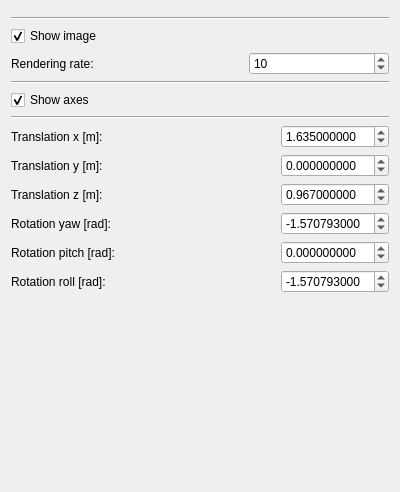
<?xml version="1.0" encoding="UTF-8"?>
<ui version="4.0">
 <class>CameraControl</class>
 <widget class="QWidget" name="CameraControl">
  <property name="geometry">
   <rect>
    <x>0</x>
    <y>0</y>
    <width>400</width>
    <height>492</height>
   </rect>
  </property>
  <property name="windowTitle">
   <string>Form</string>
  </property>
  <layout class="QVBoxLayout" name="verticalLayout">
   <item>
    <widget class="ColorChooser" name="colorChooser" native="true"/>
   </item>
   <item>
    <widget class="Line" name="line_3">
     <property name="orientation">
      <enum>Qt::Horizontal</enum>
     </property>
    </widget>
   </item>
   <item>
    <layout class="QGridLayout" name="showLayout">
     <item row="0" column="0">
      <widget class="QCheckBox" name="showImageCheckBox">
       <property name="text">
        <string>Show image</string>
       </property>
       <property name="checked">
        <bool>true</bool>
       </property>
      </widget>
     </item>
     <item row="0" column="2">
      <spacer name="horizontalSpacer">
       <property name="orientation">
        <enum>Qt::Horizontal</enum>
       </property>
       <property name="sizeHint" stdset="0">
        <size>
         <width>40</width>
         <height>20</height>
        </size>
       </property>
      </spacer>
     </item>
     <item row="1" column="0">
      <widget class="QLabel" name="ratelabel">
       <property name="text">
        <string>Rendering rate:</string>
       </property>
      </widget>
     </item>
     <item row="1" column="2">
      <widget class="QSpinBox" name="rateSpinBox">
       <property name="value">
        <number>10</number>
       </property>
      </widget>
     </item>
     <item row="1" column="1">
      <spacer name="horizontalSpacer_2">
       <property name="orientation">
        <enum>Qt::Horizontal</enum>
       </property>
       <property name="sizeHint" stdset="0">
        <size>
         <width>40</width>
         <height>20</height>
        </size>
       </property>
      </spacer>
     </item>
    </layout>
   </item>
   <item>
    <widget class="Line" name="line_5">
     <property name="orientation">
      <enum>Qt::Horizontal</enum>
     </property>
    </widget>
   </item>
   <item>
    <layout class="QGridLayout" name="showAxesLayout">
     <item row="0" column="0">
      <widget class="QCheckBox" name="showAxesCheckBox">
       <property name="text">
        <string>Show axes</string>
       </property>
       <property name="checked">
        <bool>true</bool>
       </property>
      </widget>
     </item>
    </layout>
   </item>
   <item>
    <widget class="Line" name="line_2">
     <property name="orientation">
      <enum>Qt::Horizontal</enum>
     </property>
    </widget>
   </item>
   <item>
    <layout class="QGridLayout" name="transformationLayout">
     <item row="0" column="0">
      <widget class="QLabel" name="txLabel">
       <property name="text">
        <string>Translation x [m]:</string>
       </property>
      </widget>
     </item>
     <item row="0" column="2">
      <widget class="QDoubleSpinBox" name="txSpinBox">
       <property name="decimals">
        <number>9</number>
       </property>
       <property name="minimum">
        <double>-10.000000000000000</double>
       </property>
       <property name="maximum">
        <double>10.000000000000000</double>
       </property>
       <property name="singleStep">
        <double>0.100000000000000</double>
       </property>
       <property name="value">
        <double>1.635000000000000</double>
       </property>
      </widget>
     </item>
     <item row="1" column="0">
      <widget class="QLabel" name="tyLabel">
       <property name="text">
        <string>Translation y [m]:</string>
       </property>
      </widget>
     </item>
     <item row="2" column="0">
      <widget class="QLabel" name="tzLabel">
       <property name="text">
        <string>Translation z [m]:</string>
       </property>
      </widget>
     </item>
     <item row="3" column="0">
      <widget class="QLabel" name="rzLabel">
       <property name="text">
        <string>Rotation yaw [rad]:</string>
       </property>
      </widget>
     </item>
     <item row="4" column="0">
      <widget class="QLabel" name="ryLabel">
       <property name="text">
        <string>Rotation pitch [rad]:</string>
       </property>
      </widget>
     </item>
     <item row="5" column="0">
      <widget class="QLabel" name="rxLabel">
       <property name="text">
        <string>Rotation roll [rad]:</string>
       </property>
      </widget>
     </item>
     <item row="1" column="2">
      <widget class="QDoubleSpinBox" name="tySpinBox">
       <property name="sizePolicy">
        <sizepolicy hsizetype="Minimum" vsizetype="Fixed">
         <horstretch>0</horstretch>
         <verstretch>0</verstretch>
        </sizepolicy>
       </property>
       <property name="decimals">
        <number>9</number>
       </property>
       <property name="minimum">
        <double>-10.000000000000000</double>
       </property>
       <property name="maximum">
        <double>10.000000000000000</double>
       </property>
       <property name="singleStep">
        <double>0.100000000000000</double>
       </property>
      </widget>
     </item>
     <item row="2" column="2">
      <widget class="QDoubleSpinBox" name="tzSpinBox">
       <property name="decimals">
        <number>9</number>
       </property>
       <property name="minimum">
        <double>-10.000000000000000</double>
       </property>
       <property name="maximum">
        <double>10.000000000000000</double>
       </property>
       <property name="singleStep">
        <double>0.100000000000000</double>
       </property>
       <property name="value">
        <double>0.967000000000000</double>
       </property>
      </widget>
     </item>
     <item row="3" column="2">
      <widget class="QDoubleSpinBox" name="rzSpinBox">
       <property name="decimals">
        <number>9</number>
       </property>
       <property name="minimum">
        <double>-10.000000000000000</double>
       </property>
       <property name="maximum">
        <double>10.000000000000000</double>
       </property>
       <property name="singleStep">
        <double>0.100000000000000</double>
       </property>
       <property name="value">
        <double>-1.570793000000000</double>
       </property>
      </widget>
     </item>
     <item row="4" column="2">
      <widget class="QDoubleSpinBox" name="rySpinBox">
       <property name="decimals">
        <number>9</number>
       </property>
       <property name="minimum">
        <double>-10.000000000000000</double>
       </property>
       <property name="maximum">
        <double>10.000000000000000</double>
       </property>
       <property name="singleStep">
        <double>0.100000000000000</double>
       </property>
      </widget>
     </item>
     <item row="5" column="2">
      <widget class="QDoubleSpinBox" name="rxSpinBox">
       <property name="decimals">
        <number>9</number>
       </property>
       <property name="minimum">
        <double>-10.000000000000000</double>
       </property>
       <property name="maximum">
        <double>10.000000000000000</double>
       </property>
       <property name="singleStep">
        <double>0.100000000000000</double>
       </property>
       <property name="value">
        <double>-1.570793000000000</double>
       </property>
      </widget>
     </item>
     <item row="0" column="1">
      <spacer name="horizontalSpacer_3">
       <property name="orientation">
        <enum>Qt::Horizontal</enum>
       </property>
       <property name="sizeHint" stdset="0">
        <size>
         <width>40</width>
         <height>20</height>
        </size>
       </property>
      </spacer>
     </item>
     <item row="1" column="1">
      <spacer name="horizontalSpacer_4">
       <property name="orientation">
        <enum>Qt::Horizontal</enum>
       </property>
       <property name="sizeHint" stdset="0">
        <size>
         <width>40</width>
         <height>20</height>
        </size>
       </property>
      </spacer>
     </item>
     <item row="2" column="1">
      <spacer name="horizontalSpacer_5">
       <property name="orientation">
        <enum>Qt::Horizontal</enum>
       </property>
       <property name="sizeHint" stdset="0">
        <size>
         <width>40</width>
         <height>20</height>
        </size>
       </property>
      </spacer>
     </item>
     <item row="3" column="1">
      <spacer name="horizontalSpacer_6">
       <property name="orientation">
        <enum>Qt::Horizontal</enum>
       </property>
       <property name="sizeHint" stdset="0">
        <size>
         <width>40</width>
         <height>20</height>
        </size>
       </property>
      </spacer>
     </item>
     <item row="4" column="1">
      <spacer name="horizontalSpacer_7">
       <property name="orientation">
        <enum>Qt::Horizontal</enum>
       </property>
       <property name="sizeHint" stdset="0">
        <size>
         <width>40</width>
         <height>20</height>
        </size>
       </property>
      </spacer>
     </item>
     <item row="5" column="1">
      <spacer name="horizontalSpacer_8">
       <property name="orientation">
        <enum>Qt::Horizontal</enum>
       </property>
       <property name="sizeHint" stdset="0">
        <size>
         <width>40</width>
         <height>20</height>
        </size>
       </property>
      </spacer>
     </item>
    </layout>
   </item>
   <item>
    <spacer name="verticalSpacer">
     <property name="orientation">
      <enum>Qt::Vertical</enum>
     </property>
     <property name="sizeHint" stdset="0">
      <size>
       <width>20</width>
       <height>40</height>
      </size>
     </property>
    </spacer>
   </item>
  </layout>
  <action name="testAction">
   <property name="text">
    <string>Test</string>
   </property>
  </action>
 </widget>
 <customwidgets>
  <customwidget>
   <class>ColorChooser</class>
   <extends>QWidget</extends>
   <header>colorchooser.h</header>
   <container>1</container>
  </customwidget>
 </customwidgets>
 <resources/>
 <connections>
  <connection>
   <sender>showAxesCheckBox</sender>
   <signal>toggled(bool)</signal>
   <receiver>CameraControl</receiver>
   <slot>showAxesToggled(bool)</slot>
   <hints>
    <hint type="sourcelabel">
     <x>199</x>
     <y>210</y>
    </hint>
    <hint type="destinationlabel">
     <x>199</x>
     <y>245</y>
    </hint>
   </hints>
  </connection>
  <connection>
   <sender>txSpinBox</sender>
   <signal>valueChanged(double)</signal>
   <receiver>CameraControl</receiver>
   <slot>transformationChanged()</slot>
   <hints>
    <hint type="sourcelabel">
     <x>339</x>
     <y>252</y>
    </hint>
    <hint type="destinationlabel">
     <x>199</x>
     <y>245</y>
    </hint>
   </hints>
  </connection>
  <connection>
   <sender>tySpinBox</sender>
   <signal>valueChanged(double)</signal>
   <receiver>CameraControl</receiver>
   <slot>transformationChanged()</slot>
   <hints>
    <hint type="sourcelabel">
     <x>339</x>
     <y>285</y>
    </hint>
    <hint type="destinationlabel">
     <x>199</x>
     <y>245</y>
    </hint>
   </hints>
  </connection>
  <connection>
   <sender>tzSpinBox</sender>
   <signal>valueChanged(double)</signal>
   <receiver>CameraControl</receiver>
   <slot>transformationChanged()</slot>
   <hints>
    <hint type="sourcelabel">
     <x>339</x>
     <y>318</y>
    </hint>
    <hint type="destinationlabel">
     <x>199</x>
     <y>245</y>
    </hint>
   </hints>
  </connection>
  <connection>
   <sender>rxSpinBox</sender>
   <signal>valueChanged(double)</signal>
   <receiver>CameraControl</receiver>
   <slot>transformationChanged()</slot>
   <hints>
    <hint type="sourcelabel">
     <x>339</x>
     <y>417</y>
    </hint>
    <hint type="destinationlabel">
     <x>199</x>
     <y>245</y>
    </hint>
   </hints>
  </connection>
  <connection>
   <sender>rySpinBox</sender>
   <signal>valueChanged(double)</signal>
   <receiver>CameraControl</receiver>
   <slot>transformationChanged()</slot>
   <hints>
    <hint type="sourcelabel">
     <x>339</x>
     <y>384</y>
    </hint>
    <hint type="destinationlabel">
     <x>199</x>
     <y>245</y>
    </hint>
   </hints>
  </connection>
  <connection>
   <sender>rzSpinBox</sender>
   <signal>valueChanged(double)</signal>
   <receiver>CameraControl</receiver>
   <slot>transformationChanged()</slot>
   <hints>
    <hint type="sourcelabel">
     <x>339</x>
     <y>351</y>
    </hint>
    <hint type="destinationlabel">
     <x>199</x>
     <y>245</y>
    </hint>
   </hints>
  </connection>
  <connection>
   <sender>showImageCheckBox</sender>
   <signal>toggled(bool)</signal>
   <receiver>CameraControl</receiver>
   <slot>showImageToggled(bool)</slot>
   <hints>
    <hint type="sourcelabel">
     <x>199</x>
     <y>75</y>
    </hint>
    <hint type="destinationlabel">
     <x>199</x>
     <y>193</y>
    </hint>
   </hints>
  </connection>
 </connections>
 <slots>
  <slot>showImageToggled(bool)</slot>
  <slot>showAxesToggled(bool)</slot>
  <slot>transformationChanged()</slot>
 </slots>
</ui>
